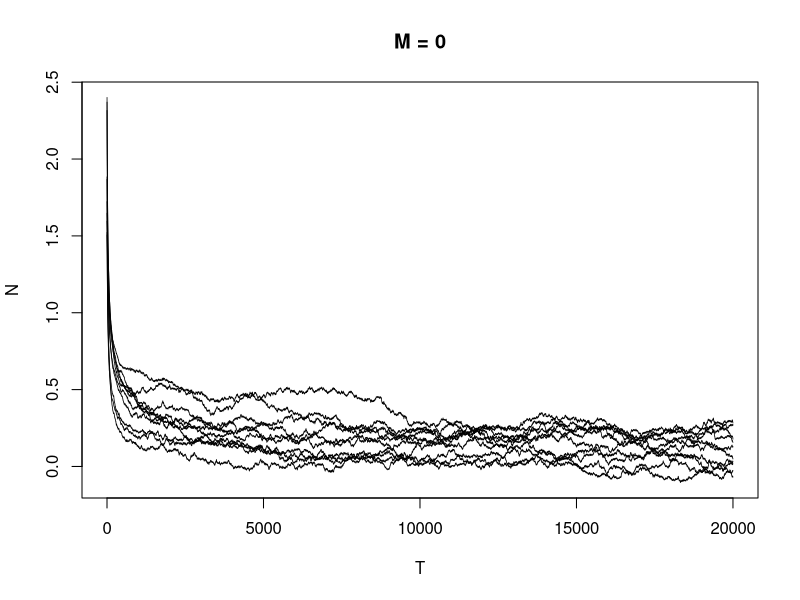
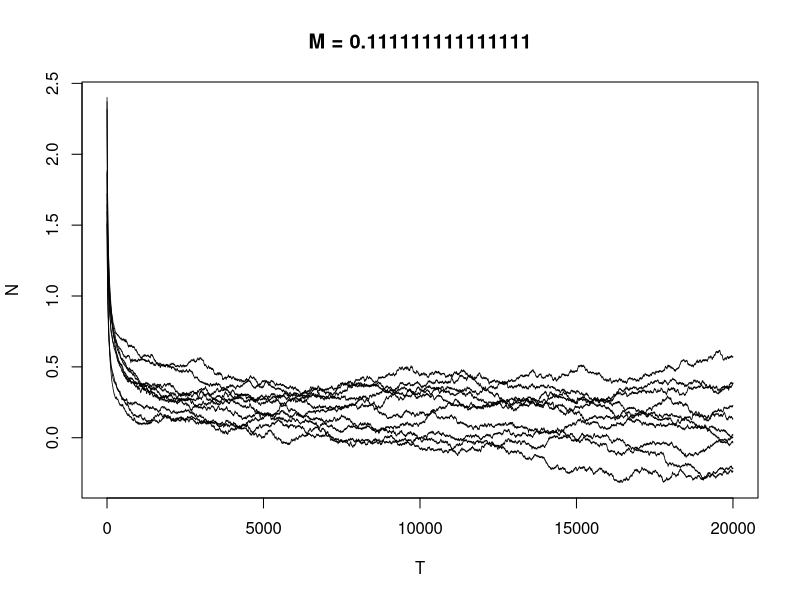
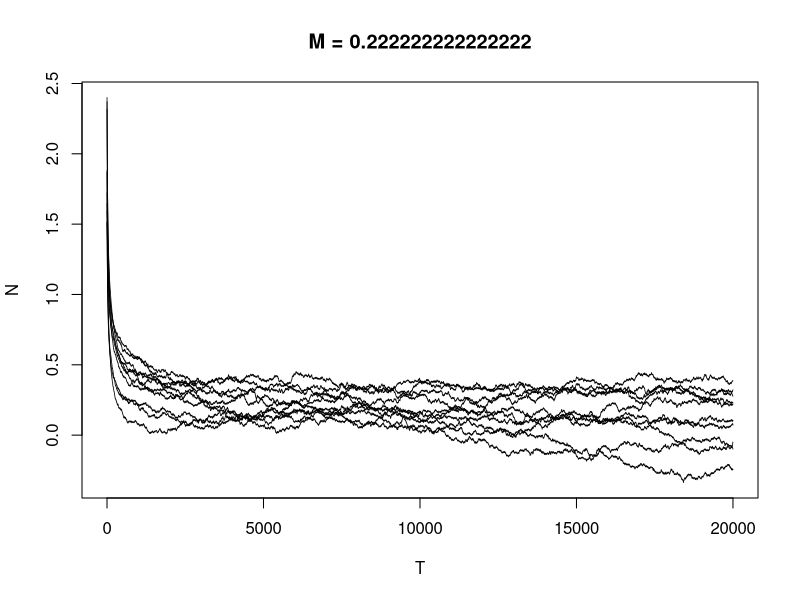
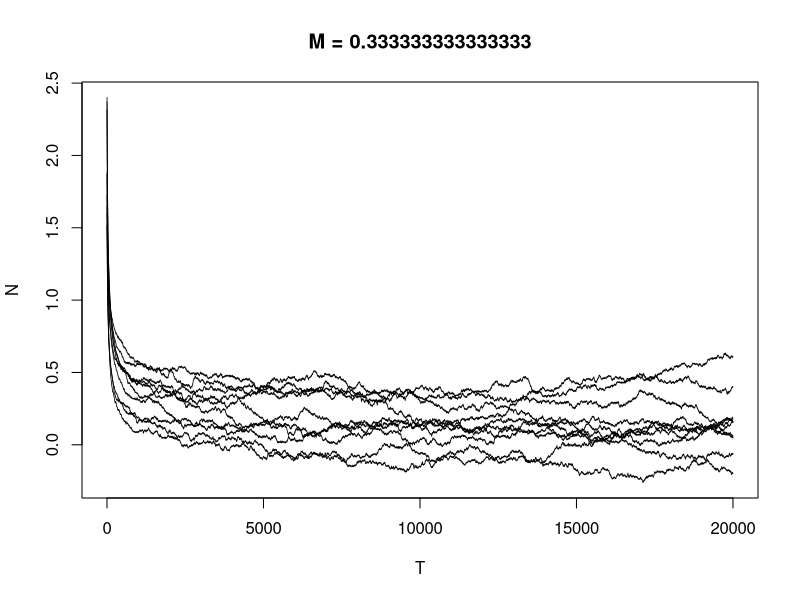
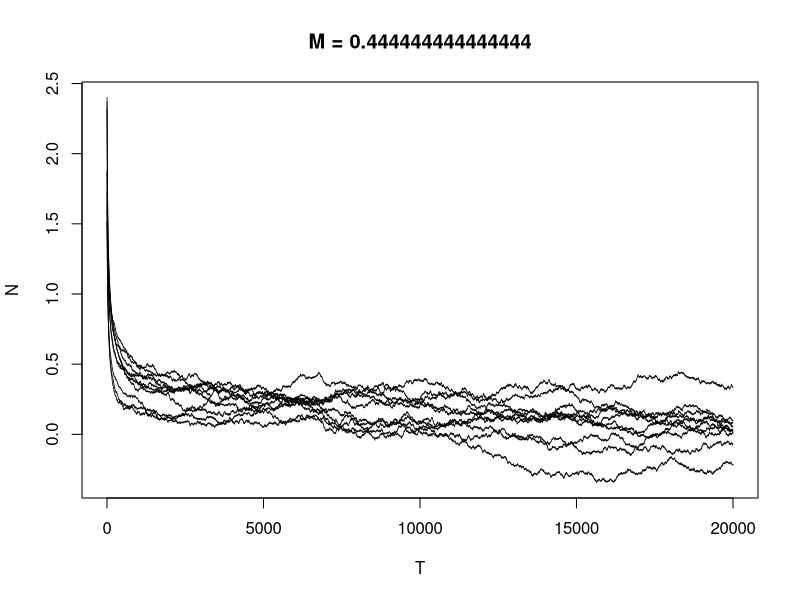
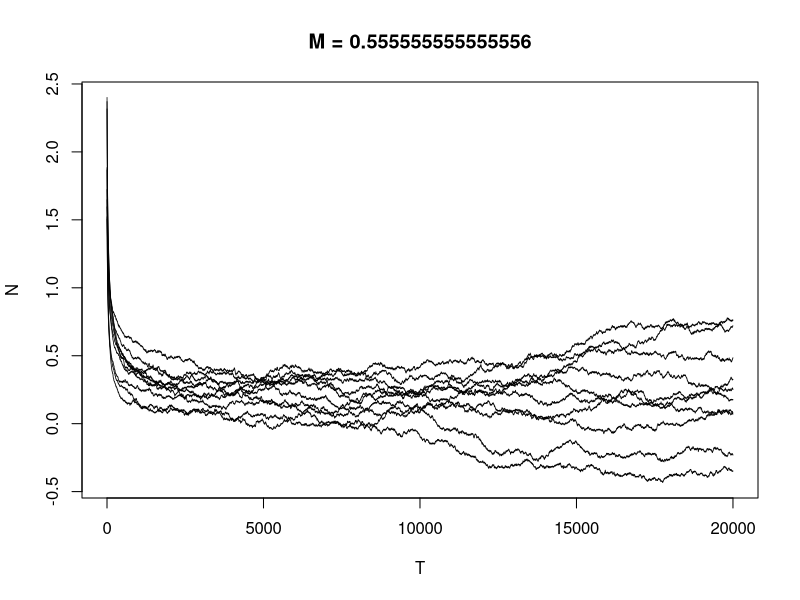
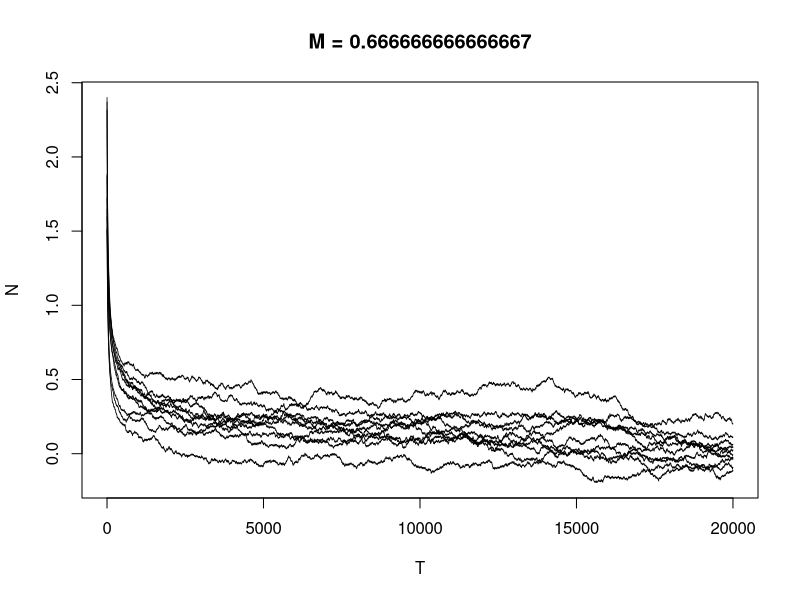
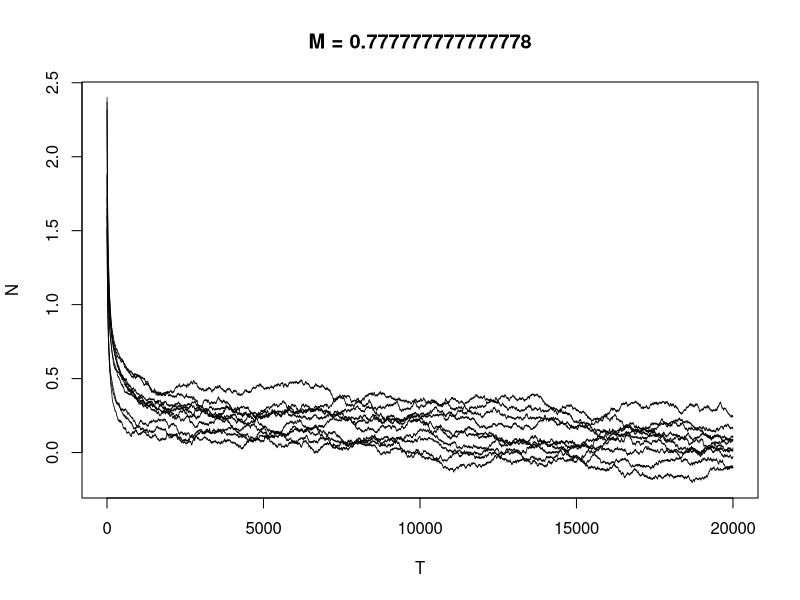

The R source for these figures, in order:
## Code by Neil MacLaren 6/7/2022

                                        # The number of species (nodes) in the network
nspecies <- 10 # 20 # 40 #
                                        # The number of time units in the simulation
TU <- 20
                                        # The standard deviation of the noise process
δ <- 0.05
                                        # Δt
dt <- 0.001
                                        # The noise function, to be used inside the diffeq
ξ <- function(n, ...) {rnorm(n, 0, δ*sqrt(dt))}
                                        # carrying capacities
if(nspecies == 10) {
    K <- runif(nspecies, min = 5, max = 6)
} else if(nspecies == 20) {
    K <- runif(nspecies, min = 7.63, max = 9.15)
} else if(nspecies == 40) {
    K <- runif(nspecies, min = 12.89, max = 15.47)
}
                                        # Equilibrium abundances (without intervention)
Nhat <- runif(nspecies, min = 1.5, max = 2.5)
                                        # Competition parameters
C <- matrix(
    data = runif(nspecies^2, min = 0.04, max = 0.16),
    nrow = nspecies, ncol = nspecies
); diag(C) <- 1
                                        # Mortality rate
d <- runif(nspecies, min = 0.15, max = 0.25)
                                        # Critical abundance (Allee constant)
A <- rbeta(nspecies, shape1 = 5, shape2 = 1) * 1.5
                                        # Relative facilitative benefits; sum to 1 for each row
                                        # scaling parameter that feeds into γ_ij
fill_theta <- function(nspecies, prob = 0.75) {
    ## Making some assumptions.
    ## First, I think I want a n x n square matrix where n is the number of species
    ## Second, I think I remove the 75% of edges first and then do the random draws so that the random draws sum to 1
    sel_prob <- runif(nspecies)
    θ <- ifelse(sel_prob <= prob, 0, 1)
    l <- sum(θ)
    x <- MCMCpack::rdirichlet(1, rep(1, l)) 
    θ[which(θ == 1)] <- x
    return(θ)
}
θ <- matrix(nrow = nspecies, ncol = nspecies) 
for(i in 1:nspecies) {
    θ[i, ] <- fill_theta(nspecies)
}
                                        # Facilitation parameters
                                        #
                                        # initial facilitation parameters
γ_0 <- matrix(
    runif(nspecies^2, min = 0.2, max = 1.8),
    nrow = nspecies, ncol = nspecies
); diag(γ_0) <- 1
                                        # final facilitation parameters
fill_gamma <- function(nspecies, γ_i, Nhat) {
    Γ <- sum(γ_i*Nhat)
    Γ/Nhat
}
γ_final <- matrix(nrow = nspecies, ncol = nspecies)
for(i in 1:nspecies) {# making an assumption about the use of γ_0 here
    γ_final[i, ] <- fill_gamma(nspecies, γ_0[i, ], Nhat) * θ[i, ]
}; diag(γ_final) <- 1
# within-iteration γ
update_γ <- function(γ_0, γ_final, M) {# these need to be recalculated in every iteration
    γ_0 + (γ_final - γ_0)*M
}

Ms <- seq(0, 1, length.out = 10) # conditions; 100 is arbitrary. ###Question### follow their scaling method or do the equilibrium analysis? Both just to check?

                                        # intrinsic growth rate
r <- sapply(1:nspecies, function(i) {
    (d[i]*Nhat[i]*K[i]) / ((sum(γ_0[i, ]*Nhat) - A[i])*(K[i] - sum(C[i, ]*Nhat))*Nhat[i])
})

model <- function(noise = NULL, ...) {
    γ_ <- sum(γ*n) # check this
    c_ <- sum(C*n) # check this
    n + (r*n*((γ_/A) - 1)*(1 - (c_/K)) - d*n)*dt + noise
} # abundance of i

totalT <- TU/dt

for(i in 1:length(Ms)) {
    ##i <- 50
    M <- Ms[i]
    γ <- update_γ(γ_0, γ_final, M)
    N <- matrix(nrow = totalT, ncol = nspecies)
    n <- Nhat
    for(t in 1:totalT) {
        N[t, ] <- n
        n <- model(n, dt = dt, r = r, γ = γ, C = C, A = A, K = K, d = d,
                   noise = ξ(nspecies, δ = δ, dt = dt))
    }

                                        # for now, check the integration
    dev.new()
    matplot(1:totalT, N, type = "l", lwd = .75, col = "black", lty = 1,
            xlab = "T", ylab = "N", main = paste("M =", M))
}
